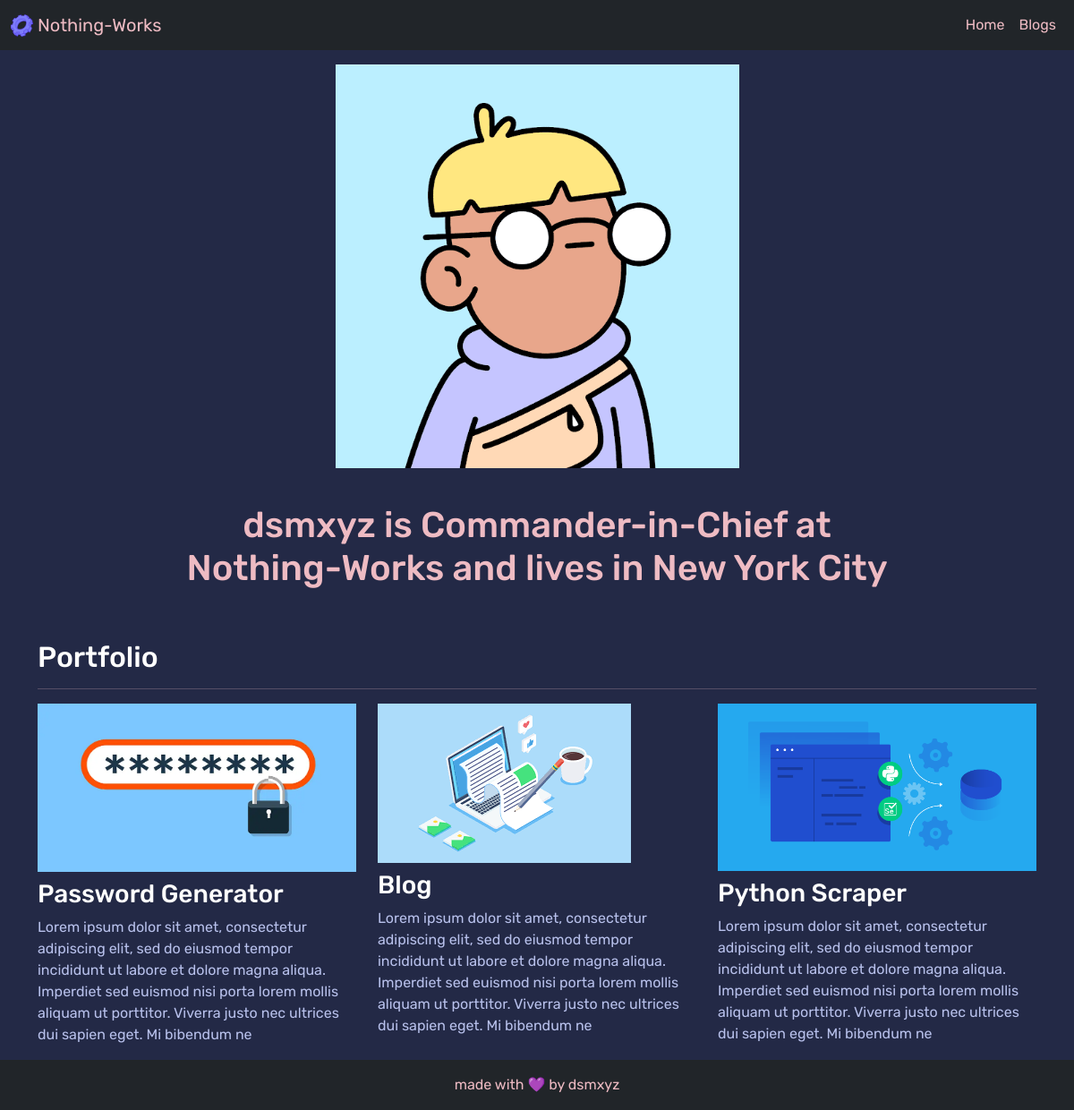
Before: / with the older database file.
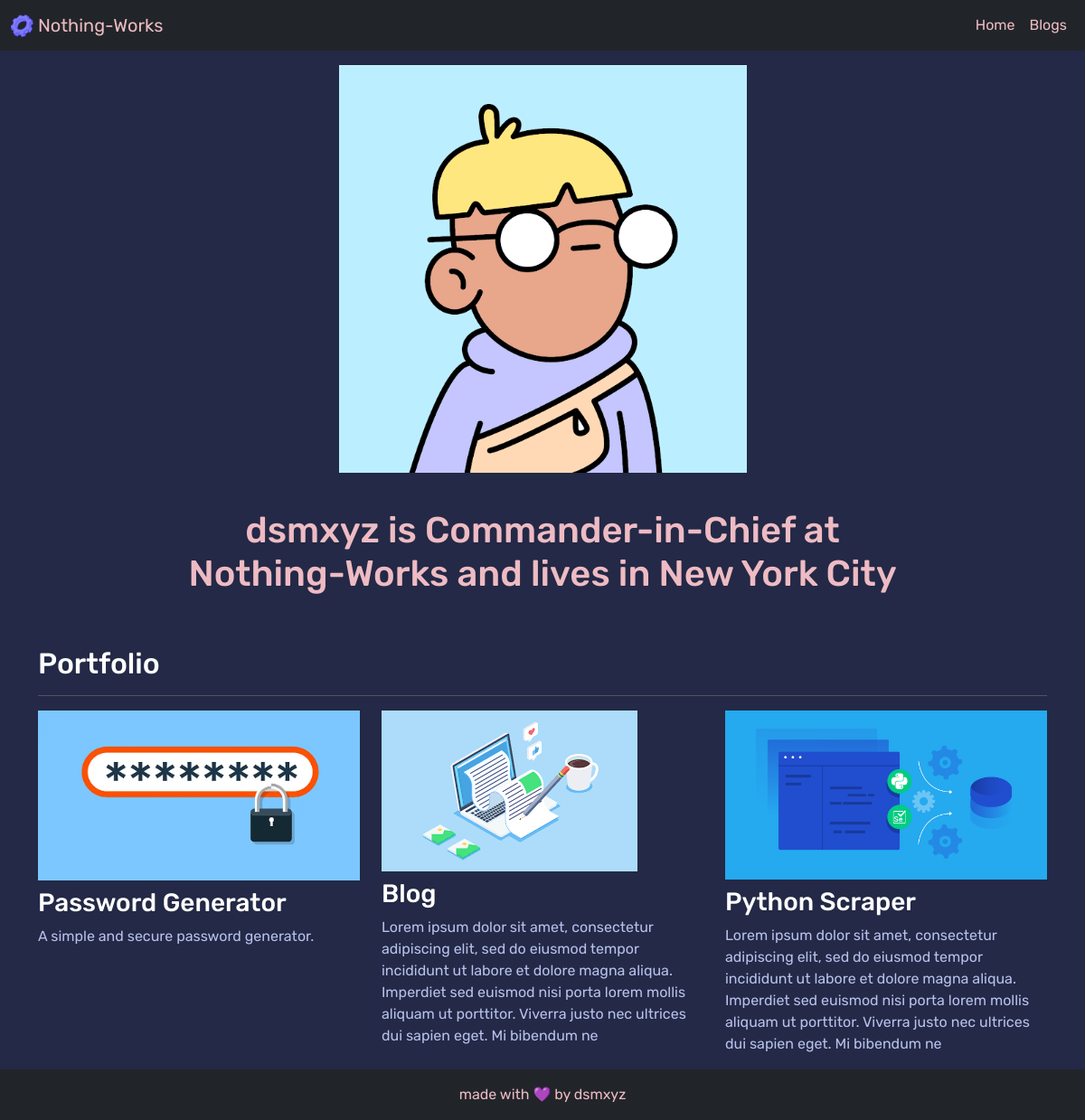
After: the same page with the newer database file.
### portfolio/models.py (models this page shows, shortened)
class Project(models.Model):
    title=models.CharField(max_length=100)
    description=models.CharField(max_length=250)
    image=models.ImageField(upload_to='portfolio/images/')
    url=models.URLField(blank=True)

### portfolio/views.py (the view)
# urls.py: 2. Add a URL to urlpatterns:  path('', views.home, name='home')
def home(request):
    projects=Project.objects.all()
    return render(request, 'portfolio/home.html', {'projects':projects})

### portfolio/templates/portfolio/home.html (shortened to what this page needs)
{% extends "portfolio/base.html" %}
{% load static %}
{% block content %}
<div class="row justify-content-center my-3">
  <div class="col-5">
    <img src="{% static 'portfolio/doodle.png' %}" class="img-fluid">
  </div>
</div>
<div class="row justify-content-center mb-3">
  <div class="col-md-9 text-center">
    <h1 id="announcement" class="font-weight-bold">dsmxyz is Commander-in-Chief at Nothing-Works and lives in New York City</h1>
  </div>
</div>
<h2 class="mt-5" id="heading">Portfolio</h2>
<hr>
<div class="row">
  {% for project in projects %}
  <div class="col-lg-4 col-md-6">
    {% if project.url %}
    <a href="{{ project.url }}">
      <img src="{{ project.image.url }}" class="img-fluid mb-2">
    </a>
    {% else %}
    <img src="{{ project.image.url }}" class="img-fluid mb-2">
    {% endif %}
    <h3 id="project-title">{{ project.title }}</h3>
    <p id="project-description">{{ project.description }}</p>
  </div>
  {% endfor %}
</div>
{% endblock %}

### portfolio/templates/portfolio/base.html (shortened to what this page needs)
{% load static %}
<!DOCTYPE html>
<html lang="en">
  <head>
    <link
      href="https://cdn.jsdelivr.net/npm/bootstrap@5.1.3/dist/css/bootstrap.min.css"
      rel="stylesheet"
    />
    <link rel="stylesheet" href="{% static 'portfolio/style.css' %}" />
  </head>
  <body class="d-flex flex-column min-vh-100">
    {% include 'portfolio/navbar.html' %}
    <div class="container">{% block content %} {% endblock %}</div>
    <footer class="footer mt-auto py-3 text-light bg-dark">
      <div class="container text-center" id="footer">
        made with 💜 by dsmxyz
      </div>
    </footer>
  </body>
</html>

### portfolio/templates/portfolio/navbar.html (shortened to what this page needs)
{% load static %}
<nav class="navbar navbar-expand-lg navbar-dark bg-dark">
  <div class="container-fluid">
    <a class="navbar-brand" id="navbar-text" href="{% url 'home' %}">
      <img
        src="{% static 'portfolio/logo.png' %}"
        alt=""
        width="25"
        height="25"
        class="d-inline-block align-text-top"
      />
      Nothing-Works</a
    >
    <div class="collapse navbar-collapse" id="navbarSupportedContent">
      <ul class="navbar-nav ms-auto mb-2 mb-lg-0">
        <li class="nav-item">
          <a
            class="nav-link active"
            aria-current="page"
            href="{% url 'home' %}"
            id="navbar-text"
            >Home</a
          >
        </li>
        <li class="nav-item">
          <a
            class="nav-link active"
            aria-current="page"
            href="{% url 'blog:all_blogs' %}"
            id="navbar-text"
            >Blogs</a
          >
        </li>
      </ul>
    </div>
  </div>
</nav>

### portfolio/static/portfolio/style.css (style rules this page uses)
body { font-family: 'Rubik', sans-serif; background-color: #232946; }
#announcement { color:#eebbc3; }
#navbar-text { color:#eebbc3; }
#footer { color:#eebbc3; }
#heading { color:#fffffe; }
hr { color:#eebbc3; }
#project-title { color:#fffffe; }
#project-description { color:#b8c1ec; }

Changed rows visible on the page:
changed Project "Password Generator": description "Lorem ipsum dolor sit amet, consectetur adipiscing elit, sed do eiusmod tempor incididunt ut labore et dolore magna aliqua. Imperdiet sed euismod nisi porta lorem mollis aliquam ut porttitor. Viverra justo nec ultrices dui sapien eget. Mi bibendum ne" → "A simple and secure password generator."
